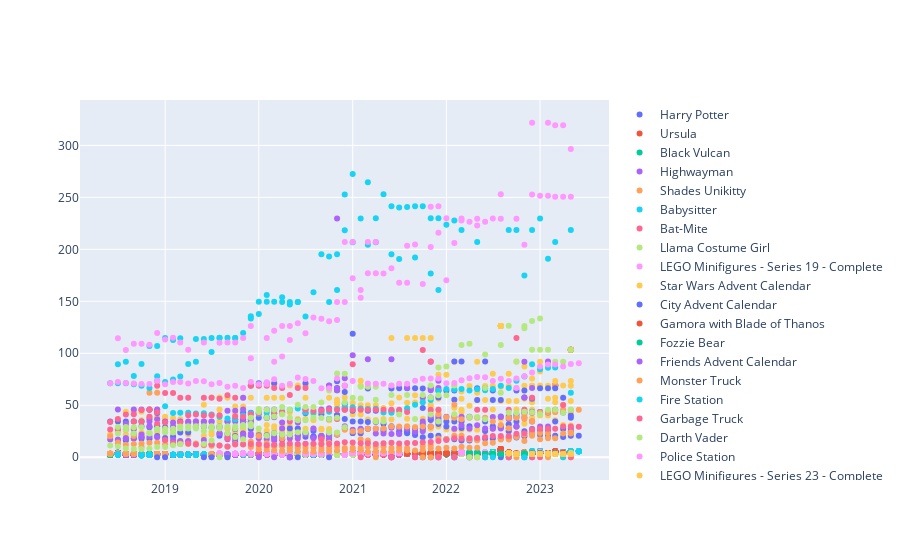

The notebook cell this image was saved under:
### Code cell
import plotly.graph_objects as go

top_20_set_names = dft['name'].value_counts().nlargest(20)

fig = go.Figure()

# Loop through each set name in the top 20 set names
for set_name in top_20_set_names.index:
    set_dft = dft[dft['name'] == set_name]  # filter the DataFrame to include only the rows for this set
    fig.add_trace(go.Scatter(x=set_dft['Date'], y=set_dft['PriceMonthPLN'], mode='markers', name=set_name))

fig.show()

### Figure 1 — Plotly figure (JSON) as saved in the notebook; plotly's stock layout.template omitted (floating-point values rounded to 4 significant figures; data arrays with more than 128 entries replaced by an {"elided": "..."} marker saying what was removed)
{"data": [{"mode": "markers", "name": "Harry Potter", "type": "scatter", "x": {"elided": "975 str values"}, "y": {"elided": "975 float values"}}, {"mode": "markers", "name": "Ursula", "type": "scatter", "x": {"elided": "882 str values"}, "y": {"elided": "882 float values"}}, {"mode": "markers", "name": "Black Vulcan", "type": "scatter", "x": {"elided": "782 str values"}, "y": {"elided": "782 float values"}}, {"mode": "markers", "name": "Highwayman", "type": "scatter", "x": {"elided": "684 str values"}, "y": {"elided": "684 float values"}}, {"mode": "markers", "name": "Shades Unikitty", "type": "scatter", "x": {"elided": "630 str values"}, "y": {"elided": "630 float values"}}, {"mode": "markers", "name": "Babysitter", "type": "scatter", "x": {"elided": "627 str values"}, "y": {"elided": "627 float values"}}, {"mode": "markers", "name": "Bat-Mite", "type": "scatter", "x": {"elided": "608 str values"}, "y": {"elided": "608 float values"}}, {"mode": "markers", "name": "Llama Costume Girl", "type": "scatter", "x": {"elided": "475 str values"}, "y": {"elided": "475 float values"}}, {"mode": "markers", "name": "LEGO Minifigures - Series 19 - Complete", "type": "scatter", "x": {"elided": "475 str values"}, "y": {"elided": "475 float values"}}, {"mode": "markers", "name": "Star Wars Advent Calendar", "type": "scatter", "x": {"elided": "248 str values"}, "y": {"elided": "248 float values"}}, {"mode": "markers", "name": "City Advent Calendar", "type": "scatter", "x": {"elided": "220 str values"}, "y": {"elided": "220 float values"}}, {"mode": "markers", "name": "Gamora with Blade of Thanos", "type": "scatter", "x": {"elided": "210 str values"}, "y": {"elided": "210 float values"}}, {"mode": "markers", "name": "Fozzie Bear", "type": "scatter", "x": {"elided": "180 str values"}, "y": {"elided": "180 float values"}}, {"mode": "markers", "name": "Friends Advent Calendar", "type": "scatter", "x": {"elided": "174 str values"}, "y": {"elided": "174 float values"}}, {"mode": "markers", "name": "Monster Truck", "type": "scatter", "x": {"elided": "164 str values"}, "y": {"elided": "164 float values"}}, {"mode": "markers", "name": "Fire Station", "type": "scatter", "x": {"elided": "145 str values"}, "y": {"elided": "145 float values"}}, {"mode": "markers", "name": "Garbage Truck", "type": "scatter", "x": {"elided": "141 str values"}, "y": {"elided": "141 float values"}}, {"mode": "markers", "name": "Darth Vader", "type": "scatter", "x": {"elided": "140 str values"}, "y": {"elided": "140 float values"}}, {"mode": "markers", "name": "Police Station", "type": "scatter", "x": {"elided": "139 str values"}, "y": {"elided": "139 float values"}}, {"mode": "markers", "name": "LEGO Minifigures - Series 23 - Complete", "type": "scatter", "x": {"elided": "135 str values"}, "y": {"elided": "135 float values"}}], "layout": {}}
